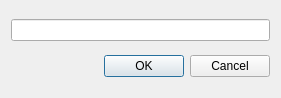
<?xml version="1.0" encoding="UTF-8"?>
<ui version="4.0">
 <class>TabDialog</class>
 <widget class="QDialog" name="TabDialog">
  <property name="geometry">
   <rect>
    <x>0</x>
    <y>0</y>
    <width>281</width>
    <height>98</height>
   </rect>
  </property>
  <property name="windowTitle">
   <string>Edit Tab</string>
  </property>
  <property name="modal">
   <bool>true</bool>
  </property>
  <layout class="QVBoxLayout" name="verticalLayout">
   <item>
    <widget class="QLineEdit" name="lineEditTitle"/>
   </item>
   <item>
    <widget class="QDialogButtonBox" name="buttonBox">
     <property name="orientation">
      <enum>Qt::Horizontal</enum>
     </property>
     <property name="standardButtons">
      <set>QDialogButtonBox::Cancel|QDialogButtonBox::Ok</set>
     </property>
    </widget>
   </item>
  </layout>
 </widget>
 <resources/>
 <connections>
  <connection>
   <sender>buttonBox</sender>
   <signal>rejected()</signal>
   <receiver>TabDialog</receiver>
   <slot>reject()</slot>
   <hints>
    <hint type="sourcelabel">
     <x>316</x>
     <y>260</y>
    </hint>
    <hint type="destinationlabel">
     <x>286</x>
     <y>274</y>
    </hint>
   </hints>
  </connection>
 </connections>
</ui>
